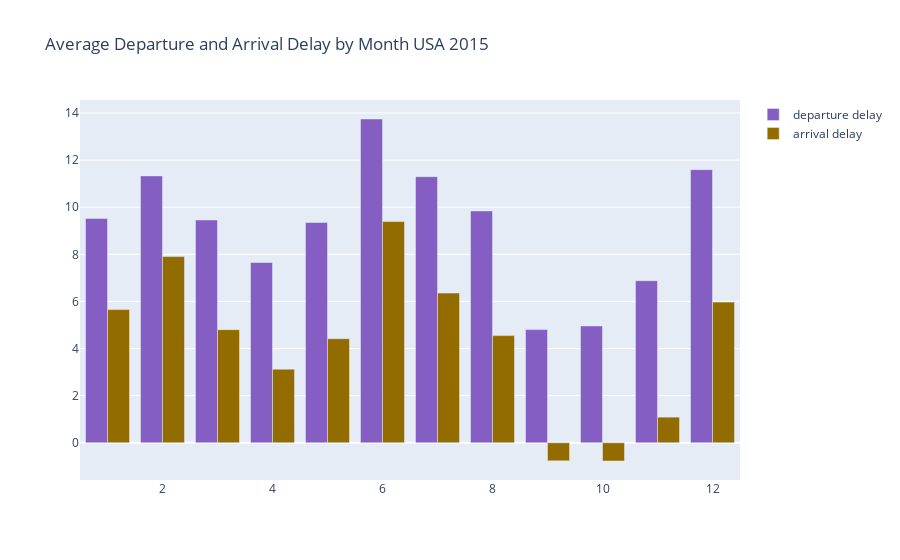

Here is the notebook cell this chart was saved with:
### Code cell
fig=go.Figure(data=[go.Bar(x=df.month,y=df.dep_delay,name='departure delay',marker_color='#845EC2'),
                   go.Bar(x=df.month,y=df.arr_delay,name='arrival delay',marker_color='#936C00')],
                 layout=go.Layout(title='Average Departure and Arrival Delay by Month USA 2015'))
fig.show()

### Figure 1 — Plotly figure (JSON) as saved in the notebook; plotly's stock layout.template omitted (floating-point values rounded to 4 significant figures)
{"data": [{"marker": {"color": "#845EC2"}, "name": "departure delay", "type": "bar", "x": [1, 2, 3, 4, 5, 6, 7, 8, 9, 10, 11, 12], "y": ["9.517399057", "11.329804213", "9.4570960041", "7.6541922", "9.3526387696", "13.744596614", "11.2960393149", "9.8402404532", "4.8035578325", "4.9586889225", "6.8798111853", "11.5947144377"]}, {"marker": {"color": "#936C00"}, "name": "arrival delay", "type": "bar", "x": [1, 2, 3, 4, 5, 6, 7, 8, 9, 10, 11, 12], "y": ["5.6533274606", "7.9031480157", "4.8018885135", "3.1247219938", "4.4186718928", "9.3910362634", "6.3535387676", "4.5479907391", "-0.7679300392", "-0.7751133874", "1.0875992581", "5.9719550112"]}], "layout": {"title": {"text": "Average Departure and Arrival Delay by Month USA 2015"}}}
